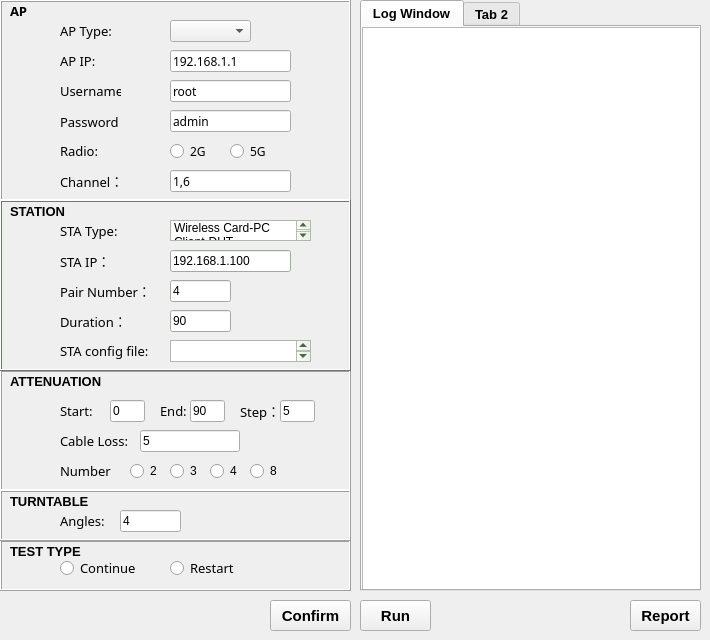
  <widget class="QWidget" name="centralwidget">
   <widget class="QFrame" name="APframe">
    <property name="geometry">
     <rect>
      <x>0</x>
      <y>0</y>
      <width>351</width>
      <height>201</height>
     </rect>
    </property>
    <property name="font">
     <font>
      <family>微软雅黑</family>
     </font>
    </property>
    <property name="frameShape">
     <enum>QFrame::Box</enum>
    </property>
    <property name="frameShadow">
     <enum>QFrame::Raised</enum>
    </property>
    <property name="lineWidth">
     <number>1</number>
    </property>
    <widget class="QLabel" name="label">
     <property name="geometry">
      <rect>
       <x>10</x>
       <y>0</y>
       <width>30</width>
       <height>22</height>
      </rect>
     </property>
     <property name="font">
      <font>
       <pointsize>10</pointsize>
       <weight>75</weight>
       <bold>true</bold>
      </font>
     </property>
     <property name="text">
      <string>AP</string>
     </property>
    </widget>
    <widget class="QLabel" name="label_2">
     <property name="geometry">
      <rect>
       <x>60</x>
       <y>20</y>
       <width>111</width>
       <height>22</height>
      </rect>
     </property>
     <property name="font">
      <font>
       <family>宋体</family>
       <pointsize>10</pointsize>
      </font>
     </property>
     <property name="text">
      <string>AP Type:</string>
     </property>
    </widget>
    <widget class="QComboBox" name="ApType">
     <property name="geometry">
      <rect>
       <x>170</x>
       <y>20</y>
       <width>81</width>
       <height>22</height>
      </rect>
     </property>
     <item>
      <property name="text">
       <string/>
      </property>
     </item>
     <item>
      <property name="text">
       <string>AP-365</string>
      </property>
     </item>
     <item>
      <property name="text">
       <string>WF-180</string>
      </property>
     </item>
     <item>
      <property name="text">
       <string>WF-1871</string>
      </property>
     </item>
     <item>
      <property name="text">
       <string>WF-1821</string>
      </property>
     </item>
     <item>
      <property name="text">
       <string>HW-hi</string>
      </property>
     </item>
    </widget>
    <widget class="QLabel" name="label_3">
     <property name="geometry">
      <rect>
       <x>60</x>
       <y>50</y>
       <width>60</width>
       <height>22</height>
      </rect>
     </property>
     <property name="font">
      <font>
       <family>宋体</family>
       <pointsize>10</pointsize>
      </font>
     </property>
     <property name="text">
      <string>AP IP:</string>
     </property>
    </widget>
    <widget class="QLabel" name="label_4">
     <property name="geometry">
      <rect>
       <x>60</x>
       <y>80</y>
       <width>61</width>
       <height>22</height>
      </rect>
     </property>
     <property name="font">
      <font>
       <family>宋体</family>
       <pointsize>10</pointsize>
      </font>
     </property>
     <property name="text">
      <string>Username:</string>
     </property>
    </widget>
    <widget class="QLabel" name="label_5">
     <property name="geometry">
      <rect>
       <x>60</x>
       <y>110</y>
       <width>61</width>
       <height>22</height>
      </rect>
     </property>
     <property name="font">
      <font>
       <family>宋体</family>
       <pointsize>10</pointsize>
      </font>
     </property>
     <property name="text">
      <string>Password：</string>
     </property>
    </widget>
    <widget class="QLineEdit" name="ApIp">
     <property name="geometry">
      <rect>
       <x>170</x>
       <y>50</y>
       <width>121</width>
       <height>22</height>
      </rect>
     </property>
     <property name="text">
      <string>192.168.1.1</string>
     </property>
    </widget>
    <widget class="QLineEdit" name="Username">
     <property name="geometry">
      <rect>
       <x>170</x>
       <y>80</y>
       <width>121</width>
       <height>22</height>
      </rect>
     </property>
     <property name="text">
      <string>root</string>
     </property>
    </widget>
    <widget class="QLineEdit" name="Password">
     <property name="geometry">
      <rect>
       <x>170</x>
       <y>110</y>
       <width>121</width>
       <height>22</height>
      </rect>
     </property>
     <property name="text">
      <string>admin</string>
     </property>
    </widget>
    <widget class="QRadioButton" name="radioButton2">
     <property name="geometry">
      <rect>
       <x>170</x>
       <y>140</y>
       <width>60</width>
       <height>22</height>
      </rect>
     </property>
     <property name="text">
      <string>2G</string>
     </property>
    </widget>
    <widget class="QLabel" name="label_6">
     <property name="geometry">
      <rect>
       <x>60</x>
       <y>140</y>
       <width>61</width>
       <height>22</height>
      </rect>
     </property>
     <property name="font">
      <font>
       <family>宋体</family>
       <pointsize>10</pointsize>
      </font>
     </property>
     <property name="text">
      <string>Radio:</string>
     </property>
    </widget>
    <widget class="QRadioButton" name="radioButton5">
     <property name="geometry">
      <rect>
       <x>230</x>
       <y>140</y>
       <width>60</width>
       <height>22</height>
      </rect>
     </property>
     <property name="text">
      <string>5G</string>
     </property>
    </widget>
    <widget class="QLabel" name="label_7">
     <property name="geometry">
      <rect>
       <x>60</x>
       <y>170</y>
       <width>61</width>
       <height>22</height>
      </rect>
     </property>
     <property name="font">
      <font>
       <family>宋体</family>
       <pointsize>10</pointsize>
      </font>
     </property>
     <property name="text">
      <string>Channel：</string>
     </property>
    </widget>
    <widget class="QLineEdit" name="Channel">
     <property name="geometry">
      <rect>
       <x>170</x>
       <y>170</y>
       <width>121</width>
       <height>22</height>
      </rect>
     </property>
     <property name="text">
      <string>1,6</string>
     </property>
    </widget>
   </widget>
   <widget class="QFrame" name="ATTframe">
    <property name="geometry">
     <rect>
      <x>0</x>
      <y>370</y>
      <width>351</width>
      <height>121</height>
     </rect>
    </property>
    <property name="font">
     <font>
      <family>Arial</family>
     </font>
    </property>
    <property name="frameShape">
     <enum>QFrame::Box</enum>
    </property>
    <property name="frameShadow">
     <enum>QFrame::Raised</enum>
    </property>
    <property name="lineWidth">
     <number>1</number>
    </property>
    <widget class="QLabel" name="label_8">
     <property name="geometry">
      <rect>
       <x>10</x>
       <y>0</y>
       <width>100</width>
       <height>22</height>
      </rect>
     </property>
     <property name="font">
      <font>
       <pointsize>10</pointsize>
       <weight>75</weight>
       <bold>true</bold>
      </font>
     </property>
     <property name="text">
      <string>ATTENUATION</string>
     </property>
    </widget>
    <widget class="QLabel" name="label_10">
     <property name="geometry">
      <rect>
       <x>60</x>
       <y>30</y>
       <width>50</width>
       <height>22</height>
      </rect>
     </property>
     <property name="font">
      <font>
       <family>宋体</family>
       <pointsize>10</pointsize>
      </font>
     </property>
     <property name="text">
      <string>Start:</string>
     </property>
    </widget>
    <widget class="QLabel" name="label_11">
     <property name="geometry">
      <rect>
       <x>240</x>
       <y>30</y>
       <width>50</width>
       <height>22</height>
      </rect>
     </property>
     <property name="font">
      <font>
       <family>宋体</family>
       <pointsize>10</pointsize>
      </font>
     </property>
     <property name="text">
      <string>Step：</string>
     </property>
    </widget>
    <widget class="QLabel" name="label_12">
     <property name="geometry">
      <rect>
       <x>160</x>
       <y>30</y>
       <width>50</width>
       <height>22</height>
      </rect>
     </property>
     <property name="font">
      <font>
       <family>宋体</family>
       <pointsize>10</pointsize>
      </font>
     </property>
     <property name="text">
      <string>End:</string>
     </property>
    </widget>
    <widget class="QLabel" name="label_13">
     <property name="geometry">
      <rect>
       <x>60</x>
       <y>60</y>
       <width>80</width>
       <height>22</height>
      </rect>
     </property>
     <property name="font">
      <font>
       <family>宋体</family>
       <pointsize>10</pointsize>
      </font>
     </property>
     <property name="text">
      <string>Cable Loss:</string>
     </property>
    </widget>
    <widget class="QLineEdit" name="Start">
     <property name="geometry">
      <rect>
       <x>110</x>
       <y>30</y>
       <width>35</width>
       <height>22</height>
      </rect>
     </property>
     <property name="text">
      <string>0</string>
     </property>
    </widget>
    <widget class="QLineEdit" name="Step">
     <property name="geometry">
      <rect>
       <x>280</x>
       <y>30</y>
       <width>35</width>
       <height>22</height>
      </rect>
     </property>
     <property name="text">
      <string>5</string>
     </property>
    </widget>
    <widget class="QLineEdit" name="End">
     <property name="geometry">
      <rect>
       <x>190</x>
       <y>30</y>
       <width>35</width>
       <height>22</height>
      </rect>
     </property>
     <property name="text">
      <string>90</string>
     </property>
    </widget>
    <widget class="QLineEdit" name="LineLoss">
     <property name="geometry">
      <rect>
       <x>140</x>
       <y>60</y>
       <width>100</width>
       <height>22</height>
      </rect>
     </property>
     <property name="text">
      <string>5</string>
     </property>
    </widget>
    <widget class="QLabel" name="label_18">
     <property name="geometry">
      <rect>
       <x>60</x>
       <y>90</y>
       <width>71</width>
       <height>22</height>
      </rect>
     </property>
     <property name="font">
      <font>
       <family>宋体</family>
       <pointsize>10</pointsize>
      </font>
     </property>
     <property name="text">
      <string>Number</string>
     </property>
    </widget>
    <widget class="QRadioButton" name="NumberButton2_2">
     <property name="geometry">
      <rect>
       <x>130</x>
       <y>90</y>
       <width>31</width>
       <height>22</height>
      </rect>
     </property>
     <property name="text">
      <string>2</string>
     </property>
    </widget>
    <widget class="QRadioButton" name="NumberButton4_4">
     <property name="geometry">
      <rect>
       <x>210</x>
       <y>90</y>
       <width>31</width>
       <height>22</height>
      </rect>
     </property>
     <property name="text">
      <string>4</string>
     </property>
    </widget>
    <widget class="QRadioButton" name="NumberButton3_3">
     <property name="geometry">
      <rect>
       <x>170</x>
       <y>90</y>
       <width>31</width>
       <height>22</height>
      </rect>
     </property>
     <property name="text">
      <string>3</string>
     </property>
    </widget>
    <widget class="QRadioButton" name="NumberButton8_8">
     <property name="geometry">
      <rect>
       <x>250</x>
       <y>90</y>
       <width>31</width>
       <height>22</height>
      </rect>
     </property>
     <property name="text">
      <string>8</string>
     </property>
    </widget>
   </widget>
   <widget class="QFrame" name="STAframe">
    <property name="geometry">
     <rect>
      <x>0</x>
      <y>200</y>
      <width>351</width>
      <height>171</height>
     </rect>
    </property>
    <property name="palette">
     <palette>
      <active>
       <colorrole role="WindowText">
        <brush brushstyle="SolidPattern">
         <color alpha="255">
          <red>0</red>
          <green>0</green>
          <blue>0</blue>
         </color>
        </brush>
       </colorrole>
       <colorrole role="Button">
        <brush brushstyle="SolidPattern">
         <color alpha="255">
          <red>225</red>
          <green>240</green>
          <blue>220</blue>
         </color>
        </brush>
       </colorrole>
       <colorrole role="Light">
        <brush brushstyle="SolidPattern">
         <color alpha="255">
          <red>255</red>
          <green>255</green>
          <blue>255</blue>
         </color>
        </brush>
       </colorrole>
       <colorrole role="Midlight">
        <brush brushstyle="SolidPattern">
         <color alpha="255">
          <red>240</red>
          <green>247</green>
          <blue>237</blue>
         </color>
        </brush>
       </colorrole>
       <colorrole role="Dark">
        <brush brushstyle="SolidPattern">
         <color alpha="255">
          <red>112</red>
          <green>120</green>
          <blue>110</blue>
         </color>
        </brush>
       </colorrole>
       <colorrole role="Mid">
        <brush brushstyle="SolidPattern">
         <color alpha="255">
          <red>150</red>
          <green>160</green>
          <blue>147</blue>
         </color>
        </brush>
       </colorrole>
       <colorrole role="Text">
        <brush brushstyle="SolidPattern">
         <color alpha="255">
          <red>0</red>
          <green>0</green>
          <blue>0</blue>
         </color>
        </brush>
       </colorrole>
       <colorrole role="BrightText">
        <brush brushstyle="SolidPattern">
         <color alpha="255">
          <red>255</red>
          <green>255</green>
          <blue>255</blue>
         </color>
        </brush>
       </colorrole>
       <colorrole role="ButtonText">
        <brush brushstyle="SolidPattern">
         <color alpha="255">
          <red>0</red>
          <green>0</green>
          <blue>0</blue>
         </color>
        </brush>
       </colorrole>
       <colorrole role="Base">
        <brush brushstyle="SolidPattern">
         <color alpha="255">
          <red>255</red>
          <green>255</green>
          <blue>255</blue>
         </color>
        </brush>
       </colorrole>
       <colorrole role="Window">
        <brush brushstyle="SolidPattern">
         <color alpha="255">
          <red>225</red>
          <green>240</green>
          <blue>220</blue>
         </color>
        </brush>
       </colorrole>
       <colorrole role="Shadow">
        <brush brushstyle="SolidPattern">
         <color alpha="255">
          <red>0</red>
          <green>0</green>
          <blue>0</blue>
         </color>
        </brush>
       </colorrole>
       <colorrole role="AlternateBase">
        <brush brushstyle="SolidPattern">
         <color alpha="255">
          <red>240</red>
          <green>247</green>
          <blue>237</blue>
         </color>
        </brush>
       </colorrole>
       <colorrole role="ToolTipBase">
        <brush brushstyle="SolidPattern">
         <color alpha="255">
          <red>255</red>
          <green>255</green>
          <blue>220</blue>
         </color>
        </brush>
       </colorrole>
       <colorrole role="ToolTipText">
        <brush brushstyle="SolidPattern">
         <color alpha="255">
          <red>0</red>
          <green>0</green>
          <blue>0</blue>
         </color>
        </brush>
       </colorrole>
      </active>
      <inactive>
       <colorrole role="WindowText">
        <brush brushstyle="SolidPattern">
         <color alpha="255">
          <red>0</red>
          <green>0</green>
          <blue>0</blue>
         </color>
        </brush>
       </colorrole>
       <colorrole role="Button">
        <brush brushstyle="SolidPattern">
         <color alpha="255">
          <red>225</red>
          <green>240</green>
          <blue>220</blue>
         </color>
        </brush>
       </colorrole>
       <colorrole role="Light">
        <brush brushstyle="SolidPattern">
         <color alpha="255">
          <red>255</red>
          <green>255</green>
          <blue>255</blue>
         </color>
        </brush>
       </colorrole>
       <colorrole role="Midlight">
        <brush brushstyle="SolidPattern">
         <color alpha="255">
          <red>240</red>
          <green>247</green>
          <blue>237</blue>
         </color>
        </brush>
       </colorrole>
       <colorrole role="Dark">
        <brush brushstyle="SolidPattern">
         <color alpha="255">
          <red>112</red>
          <green>120</green>
          <blue>110</blue>
         </color>
        </brush>
       </colorrole>
       <colorrole role="Mid">
        <brush brushstyle="SolidPattern">
         <color alpha="255">
          <red>150</red>
          <green>160</green>
          <blue>147</blue>
         </color>
        </brush>
       </colorrole>
       <colorrole role="Text">
        <brush brushstyle="SolidPattern">
         <color alpha="255">
          <red>0</red>
          <green>0</green>
          <blue>0</blue>
         </color>
        </brush>
       </colorrole>
       <colorrole role="BrightText">
        <brush brushstyle="SolidPattern">
         <color alpha="255">
          <red>255</red>
          <green>255</green>
          <blue>255</blue>
         </color>
        </brush>
       </colorrole>
       <colorrole role="ButtonText">
        <brush brushstyle="SolidPattern">
         <color alpha="255">
          <red>0</red>
          <green>0</green>
          <blue>0</blue>
         </color>
        </brush>
       </colorrole>
       <colorrole role="Base">
        <brush brushstyle="SolidPattern">
         <color alpha="255">
          <red>255</red>
          <green>255</green>
          <blue>255</blue>
         </color>
        </brush>
       </colorrole>
       <colorrole role="Window">
        <brush brushstyle="SolidPattern">
         <color alpha="255">
          <red>225</red>
          <green>240</green>
          <blue>220</blue>
         </color>
        </brush>
       </colorrole>
       <colorrole role="Shadow">
        <brush brushstyle="SolidPattern">
         <color alpha="255">
          <red>0</red>
          <green>0</green>
          <blue>0</blue>
         </color>
        </brush>
       </colorrole>
       <colorrole role="AlternateBase">
        <brush brushstyle="SolidPattern">
         <color alpha="255">
          <red>240</red>
          <green>247</green>
          <blue>237</blue>
         </color>
        </brush>
       </colorrole>
       <colorrole role="ToolTipBase">
        <brush brushstyle="SolidPattern">
         <color alpha="255">
          <red>255</red>
          <green>255</green>
          <blue>220</blue>
         </color>
        </brush>
       </colorrole>
       <colorrole role="ToolTipText">
        <brush brushstyle="SolidPattern">
         <color alpha="255">
          <red>0</red>
          <green>0</green>
          <blue>0</blue>
         </color>
        </brush>
       </colorrole>
      </inactive>
      <disabled>
       <colorrole role="WindowText">
        <brush brushstyle="SolidPattern">
         <color alpha="255">
          <red>112</red>
          <green>120</green>
          <blue>110</blue>
         </color>
        </brush>
       </colorrole>
       <colorrole role="Button">
        <brush brushstyle="SolidPattern">
         <color alpha="255">
          <red>225</red>
          <green>240</green>
          <blue>220</blue>
         </color>
        </brush>
       </colorrole>
       <colorrole role="Light">
        <brush brushstyle="SolidPattern">
         <color alpha="255">
          <red>255</red>
          <green>255</green>
          <blue>255</blue>
         </color>
        </brush>
       </colorrole>
       <colorrole role="Midlight">
        <brush brushstyle="SolidPattern">
         <color alpha="255">
          <red>240</red>
          <green>247</green>
          <blue>237</blue>
         </color>
        </brush>
       </colorrole>
       <colorrole role="Dark">
        <brush brushstyle="SolidPattern">
         <color alpha="255">
          <red>112</red>
          <green>120</green>
          <blue>110</blue>
         </color>
        </brush>
       </colorrole>
       <colorrole role="Mid">
        <brush brushstyle="SolidPattern">
         <color alpha="255">
          <red>150</red>
          <green>160</green>
          <blue>147</blue>
         </color>
        </brush>
       </colorrole>
       <colorrole role="Text">
        <brush brushstyle="SolidPattern">
         <color alpha="255">
          <red>112</red>
          <green>120</green>
          <blue>110</blue>
         </color>
        </brush>
       </colorrole>
       <colorrole role="BrightText">
        <brush brushstyle="SolidPattern">
         <color alpha="255">
          <red>255</red>
          <green>255</green>
          <blue>255</blue>
         </color>
        </brush>
       </colorrole>
       <colorrole role="ButtonText">
        <brush brushstyle="SolidPattern">
         <color alpha="255">
          <red>112</red>
          <green>120</green>
          <blue>110</blue>
         </color>
        </brush>
       </colorrole>
       <colorrole role="Base">
        <brush brushstyle="SolidPattern">
         <color alpha="255">
          <red>225</red>
          <green>240</green>
          <blue>220</blue>
         </color>
        </brush>
       </colorrole>
       <colorrole role="Window">
        <brush brushstyle="SolidPattern">
         <color alpha="255">
          <red>225</red>
          <green>240</green>
          <blue>220</blue>
         </color>
        </brush>
       </colorrole>
       <colorrole role="Shadow">
        <brush brushstyle="SolidPattern">
         <color alpha="255">
          <red>0</red>
          <green>0</green>
          <blue>0</blue>
         </color>
        </brush>
       </colorrole>
       <colorrole role="AlternateBase">
        <brush brushstyle="SolidPattern">
         <color alpha="255">
          <red>225</red>
          <green>240</green>
          <blue>220</blue>
         </color>
        </brush>
       </colorrole>
       <colorrole role="ToolTipBase">
        <brush brushstyle="SolidPattern">
         <color alpha="255">
          <red>255</red>
          <green>255</green>
          <blue>220</blue>
         </color>
        </brush>
       </colorrole>
       <colorrole role="ToolTipText">
        <brush brushstyle="SolidPattern">
         <color alpha="255">
          <red>0</red>
          <green>0</green>
          <blue>0</blue>
         </color>
        </brush>
       </colorrole>
      </disabled>
     </palette>
    </property>
    <property name="font">
     <font>
      <family>Arial</family>
     </font>
    </property>
    <property name="frameShape">
     <enum>QFrame::Box</enum>
    </property>
    <property name="frameShadow">
     <enum>QFrame::Raised</enum>
    </property>
    <property name="lineWidth">
     <number>1</number>
    </property>
    <widget class="QLabel" name="label_9">
     <property name="geometry">
      <rect>
       <x>10</x>
       <y>0</y>
       <width>81</width>
       <height>22</height>
      </rect>
     </property>
     <property name="font">
      <font>
       <pointsize>10</pointsize>
       <weight>75</weight>
       <bold>true</bold>
      </font>
     </property>
     <property name="text">
      <string>STATION</string>
     </property>
    </widget>
    <widget class="QLabel" name="label_14">
     <property name="geometry">
      <rect>
       <x>60</x>
       <y>20</y>
       <width>61</width>
       <height>22</height>
      </rect>
     </property>
     <property name="font">
      <font>
       <family>宋体</family>
       <pointsize>10</pointsize>
      </font>
     </property>
     <property name="text">
      <string>STA Type:</string>
     </property>
    </widget>
    <widget class="QLabel" name="label_15">
     <property name="geometry">
      <rect>
       <x>60</x>
       <y>50</y>
       <width>61</width>
       <height>22</height>
      </rect>
     </property>
     <property name="font">
      <font>
       <family>宋体</family>
       <pointsize>10</pointsize>
      </font>
     </property>
     <property name="text">
      <string>STA IP：</string>
     </property>
    </widget>
    <widget class="QLabel" name="label_16">
     <property name="geometry">
      <rect>
       <x>60</x>
       <y>110</y>
       <width>61</width>
       <height>22</height>
      </rect>
     </property>
     <property name="font">
      <font>
       <family>宋体</family>
       <pointsize>10</pointsize>
      </font>
     </property>
     <property name="text">
      <string>Duration：</string>
     </property>
    </widget>
    <widget class="QLabel" name="label_17">
     <property name="geometry">
      <rect>
       <x>60</x>
       <y>80</y>
       <width>91</width>
       <height>22</height>
      </rect>
     </property>
     <property name="font">
      <font>
       <family>宋体</family>
       <pointsize>10</pointsize>
      </font>
     </property>
     <property name="text">
      <string>Pair Number：</string>
     </property>
    </widget>
    <widget class="QLineEdit" name="StaIp">
     <property name="geometry">
      <rect>
       <x>170</x>
       <y>50</y>
       <width>121</width>
       <height>22</height>
      </rect>
     </property>
     <property name="text">
      <string>192.168.1.100</string>
     </property>
    </widget>
    <widget class="QLineEdit" name="Duration">
     <property name="geometry">
      <rect>
       <x>170</x>
       <y>110</y>
       <width>61</width>
       <height>22</height>
      </rect>
     </property>
     <property name="text">
      <string>90</string>
     </property>
    </widget>
    <widget class="QLineEdit" name="PairNumber">
     <property name="geometry">
      <rect>
       <x>170</x>
       <y>80</y>
       <width>61</width>
       <height>22</height>
      </rect>
     </property>
     <property name="text">
      <string>4</string>
     </property>
    </widget>
    <widget class="QListWidget" name="listWidget">
     <property name="geometry">
      <rect>
       <x>170</x>
       <y>20</y>
       <width>141</width>
       <height>21</height>
      </rect>
     </property>
     <item>
      <property name="text">
       <string>Wireless Card-PC</string>
      </property>
     </item>
     <item>
      <property name="text">
       <string>Client-DUT</string>
      </property>
     </item>
    </widget>
    <widget class="QLabel" name="label_19">
     <property name="geometry">
      <rect>
       <x>60</x>
       <y>140</y>
       <width>101</width>
       <height>22</height>
      </rect>
     </property>
     <property name="font">
      <font>
       <family>微软雅黑</family>
       <pointsize>10</pointsize>
      </font>
     </property>
     <property name="text">
      <string>STA config file:</string>
     </property>
    </widget>
    <widget class="QTextEdit" name="textEdit">
     <property name="geometry">
      <rect>
       <x>170</x>
       <y>140</y>
       <width>141</width>
       <height>22</height>
      </rect>
     </property>
    </widget>
   </widget>
   <widget class="QPushButton" name="Confirm">
    <property name="geometry">
     <rect>
      <x>270</x>
      <y>600</y>
      <width>81</width>
      <height>31</height>
     </rect>
    </property>
    <property name="font">
     <font>
      <pointsize>11</pointsize>
      <weight>75</weight>
      <italic>false</italic>
      <bold>true</bold>
     </font>
    </property>
    <property name="text">
     <string>Confirm</string>
    </property>
   </widget>
   <widget class="QPushButton" name="Run">
    <property name="geometry">
     <rect>
      <x>360</x>
      <y>600</y>
      <width>71</width>
      <height>31</height>
     </rect>
    </property>
    <property name="font">
     <font>
      <pointsize>11</pointsize>
      <weight>75</weight>
      <bold>true</bold>
     </font>
    </property>
    <property name="text">
     <string>Run</string>
    </property>
   </widget>
   <widget class="QTabWidget" name="tabWidget">
    <property name="geometry">
     <rect>
      <x>360</x>
      <y>0</y>
      <width>341</width>
      <height>591</height>
     </rect>
    </property>
    <property name="font">
     <font>
      <pointsize>10</pointsize>
      <weight>75</weight>
      <bold>true</bold>
     </font>
    </property>
    <property name="currentIndex">
     <number>0</number>
    </property>
    <widget class="QWidget" name="tab">
     <attribute name="title">
      <string>Log Window</string>
     </attribute>
     <widget class="QTextBrowser" name="textBrowser">
      <property name="geometry">
       <rect>
        <x>0</x>
        <y>0</y>
        <width>586</width>
        <height>638</height>
       </rect>
      </property>
      <property name="font">
       <font>
        <pointsize>11</pointsize>
        <weight>50</weight>
        <bold>false</bold>
       </font>
      </property>
     </widget>
    </widget>
    <widget class="QWidget" name="tab_2">
     <property name="enabled">
      <bool>false</bool>
     </property>
     <attribute name="title">
      <string>Tab 2</string>
     </attribute>
    </widget>
   </widget>
   <widget class="QPushButton" name="Report">
    <property name="geometry">
     <rect>
      <x>630</x>
      <y>600</y>
      <width>71</width>
      <height>31</height>
     </rect>
    </property>
    <property name="font">
     <font>
      <pointsize>11</pointsize>
      <weight>75</weight>
      <bold>true</bold>
     </font>
    </property>
    <property name="text">
     <string>Report</string>
    </property>
   </widget>
   <widget class="QFrame" name="TESTframe">
    <property name="geometry">
     <rect>
      <x>0</x>
      <y>540</y>
      <width>351</width>
      <height>51</height>
     </rect>
    </property>
    <property name="font">
     <font>
      <family>Arial</family>
     </font>
    </property>
    <property name="frameShape">
     <enum>QFrame::Box</enum>
    </property>
    <property name="frameShadow">
     <enum>QFrame::Raised</enum>
    </property>
    <property name="lineWidth">
     <number>1</number>
    </property>
    <widget class="QLabel" name="label_22">
     <property name="geometry">
      <rect>
       <x>10</x>
       <y>0</y>
       <width>81</width>
       <height>22</height>
      </rect>
     </property>
     <property name="font">
      <font>
       <pointsize>10</pointsize>
       <weight>75</weight>
       <bold>true</bold>
      </font>
     </property>
     <property name="text">
      <string>TEST TYPE</string>
     </property>
    </widget>
    <widget class="QRadioButton" name="radioButton">
     <property name="geometry">
      <rect>
       <x>60</x>
       <y>20</y>
       <width>89</width>
       <height>16</height>
      </rect>
     </property>
     <property name="font">
      <font>
       <family>宋体</family>
       <pointsize>10</pointsize>
      </font>
     </property>
     <property name="text">
      <string>Continue</string>
     </property>
    </widget>
    <widget class="QRadioButton" name="radioButton_2">
     <property name="geometry">
      <rect>
       <x>170</x>
       <y>20</y>
       <width>89</width>
       <height>16</height>
      </rect>
     </property>
     <property name="font">
      <font>
       <family>宋体</family>
       <pointsize>10</pointsize>
      </font>
     </property>
     <property name="text">
      <string>Restart</string>
     </property>
    </widget>
   </widget>
   <widget class="QFrame" name="TTframe">
    <property name="geometry">
     <rect>
      <x>0</x>
      <y>490</y>
      <width>351</width>
      <height>51</height>
     </rect>
    </property>
    <property name="font">
     <font>
      <family>Arial</family>
     </font>
    </property>
    <property name="frameShape">
     <enum>QFrame::Box</enum>
    </property>
    <property name="frameShadow">
     <enum>QFrame::Raised</enum>
    </property>
    <property name="lineWidth">
     <number>1</number>
    </property>
    <widget class="QLabel" name="compass">
     <property name="geometry">
      <rect>
       <x>10</x>
       <y>0</y>
       <width>81</width>
       <height>22</height>
      </rect>
     </property>
     <property name="font">
      <font>
       <pointsize>10</pointsize>
       <weight>75</weight>
       <bold>true</bold>
      </font>
     </property>
     <property name="text">
      <string>TURNTABLE</string>
     </property>
    </widget>
    <widget class="QLabel" name="Angle1">
     <property name="geometry">
      <rect>
       <x>60</x>
       <y>20</y>
       <width>61</width>
       <height>22</height>
      </rect>
     </property>
     <property name="font">
      <font>
       <family>宋体</family>
       <pointsize>10</pointsize>
      </font>
     </property>
     <property name="text">
      <string>Angles:</string>
     </property>
    </widget>
    <widget class="QLineEdit" name="PairNumber_2">
     <property name="geometry">
      <rect>
       <x>120</x>
       <y>20</y>
       <width>61</width>
       <height>22</height>
      </rect>
     </property>
     <property name="text">
      <string>4</string>
     </property>
    </widget>
   </widget>
  </widget>
